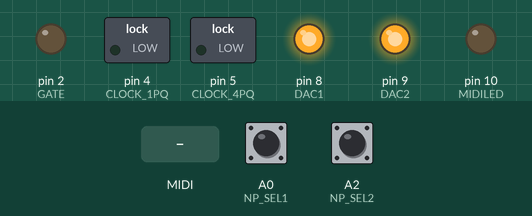
Simulated run of this sketch. Board: Arduino Uno, built with avr-gcc and run on an emulated ATmega328P. On the bench: switched loads named in the sketch (green lamp = pin HIGH), output pins drawn as LEDs (lit = HIGH). Dashed ring = blinking. The test bench sets the inputs (shaded band); at power-on: A0 (NP_SEL1) HIGH, A2 (NP_SEL2) HIGH. MIDI output is not drawn; pins used as bus, display or sensor lines are not drawn.

Above: at 1.2 s.
1.3 s: MIDI note 36 received
At 1.47 s:
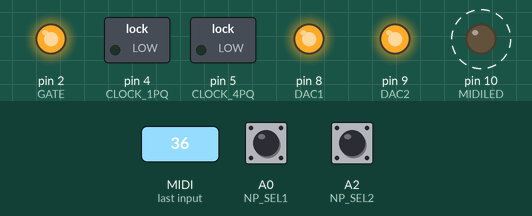
Timing chart, 0 to 4.3 s (numbered marks = the images above; inputs shaded):
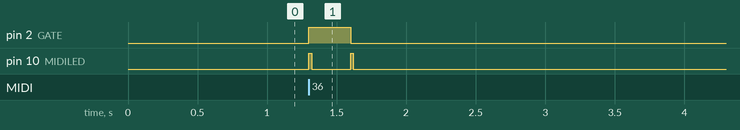

Measured:
- after the input at 1.3 s, pin 2 (GATE): LOW → HIGH at once, → LOW 0.30 s later; pin 10 (MIDILED): alternates HIGH for 0.02 s and LOW for 0.28 s, 4 changes in all, then stays LOW, starting at once

The sketch:

mcvi.ino
```cpp
// (licence header left out)
/*
  Version by Rich Holmes:
  * Some reformatting and reordering
  * Add 4 per quarter note clock
  * Listen only to selected channel
  * Ignore CC if not mod wheel

  License: GPL3 as above.
*/
#include <MIDI.h>
#include <SPI.h>

// Note priority is set by pins A0 and A2
// Highest note priority: A0 and A2 high (open)
// Lowest note priority:  A0 low (ground), A2 high (open)
// Last note priority:    A2 low (ground)

#define NP_SEL1 A0  // Note priority is set by pins A0 and A2
#define NP_SEL2 A2

#define GATE  2
#define TRIG  3
#define CLOCK_1PQ 4
#define CLOCK_4PQ 5
#define DAC1  8
#define DAC2  9
#define MIDILED 10

#define CHANNEL 1  // Use only this channel

MIDI_CREATE_DEFAULT_INSTANCE();

void setup()
{
  pinMode(NP_SEL1, INPUT_PULLUP);
  pinMode(NP_SEL2, INPUT_PULLUP);

  pinMode(GATE, OUTPUT);
  pinMode(TRIG, OUTPUT);
  pinMode(CLOCK_1PQ, OUTPUT);
  pinMode(CLOCK_4PQ, OUTPUT);
  pinMode(DAC1, OUTPUT);
  pinMode(DAC2, OUTPUT);
  pinMode(MIDILED, OUTPUT);
  digitalWrite(GATE, LOW);
  digitalWrite(TRIG, LOW);
  digitalWrite(CLOCK_1PQ, LOW);
  digitalWrite(CLOCK_4PQ, LOW);
  digitalWrite(DAC1, HIGH);
  digitalWrite(DAC2, HIGH);
  digitalWrite(MIDILED, LOW);

  SPI.begin();

  MIDI.begin(CHANNEL);

  // Set initial pitch bend voltage to 0.5V (mid point).  With Gain = 1X, this is 1023
  // Other DAC outputs will come up as 0V, so don't need to be initialized
  setVoltage(DAC2, 0, 0, 1023);
}

bool notes[88] = {0};
int8_t noteOrder[20] = {0}, orderIndx = {0};
unsigned long trigTimer = 0;

void loop()
{
  int type, noteMsg, velocity, d1, d2;
  static unsigned long clock_timer = 0, clock_timeout = 0;
  static unsigned int clock_count = 0;
  static unsigned long midiled_timer = 0;
  bool S1, S2;

  if ((midiled_timer > 0) && (millis() - midiled_timer > 20))
    {
      digitalWrite(MIDILED, LOW); // Set MIDI LED low after 20 msec
      midiled_timer = 0;
    }

  if ((trigTimer > 0) && (millis() - trigTimer > 20))
    {
      digitalWrite(TRIG, LOW); // Set trigger low after 20 msec
      trigTimer = 0;
    }

  if ((clock_timer > 0) && (millis() - clock_timer > 20))
    {
      digitalWrite(CLOCK_1PQ, LOW); // Set clock pulse low after 20 msec
      digitalWrite(CLOCK_4PQ, LOW); // Set clock pulse low after 20 msec
      clock_timer = 0;
    }

  if (MIDI.read())
    {
      digitalWrite(MIDILED, HIGH);
      midiled_timer = millis();
      byte type = MIDI.getType();
      switch (type)
	{
	case midi::ActiveSensing:
	  break;

	case midi::Clock:
	  if (millis() > clock_timeout + 300) clock_count = 0; // Prevents Clock from starting in between quarter notes after clock is restarted!
	  clock_timeout = millis();

	  // MIDI timing clock sends 24 pulses per quarter note.
	  // Sent CLOCK_1PQ pulse only once every 24 pulses
	  // Sent CLOCK_4PQ pulse only once every 6 pulses

	  if (clock_count == 0)
	    digitalWrite(CLOCK_1PQ, HIGH); // Start CLOCK_1PQ pulse
	  if (clock_count == 0 || clock_count == 6
	      || clock_count == 12 || clock_count == 18)
	    {
	      digitalWrite(CLOCK_4PQ, HIGH); // Start CLOCK_4PQ pulse
	      clock_timer = millis();
	    }
	  clock_count++;
	  if (clock_count == 24)
	    clock_count = 0;
	  break;

	case midi::NoteOn:
	case midi::NoteOff:
	  noteMsg = MIDI.getData1() - 21; // A0 = 21, Top Note = 108
	  if ((noteMsg < 0) || (noteMsg > 87))
	    break; // Only 88 notes of keyboard are supported

	  if (type == midi::NoteOn)
	    velocity = MIDI.getData2();
	  else
	    velocity  = 0;

	  if (velocity == 0)
	    notes[noteMsg] = false;
	  else
	    {
	      notes[noteMsg] = true;
	      // velocity range from 0 to 4095 mV. Left shift d2 by 5
	      // to scale from 0 to 4095, and choose gain = 2X
	      setVoltage(DAC1, 1, 1, velocity << 5); // DAC1, channel 1, gain = 2X
	    }

	  // Pins NP_SEL1 and NP_SEL2 indictate note priority
	  S1 = digitalRead(NP_SEL1);
	  S2 = digitalRead(NP_SEL2);
	  if (S1 && !S2)
	    commandTopNote(); // Highest note priority
	  else if (!S1 && S2)
	    commandBottomNote(); // Lowest note priority
	  else
	    {
	      // Last note priority
	      if (notes[noteMsg])
		{
		  // If note is on and using last note priority, add
		  // to ordered list
		  orderIndx = (orderIndx + 1) % 20;
		  noteOrder[orderIndx] = noteMsg;
		}
	      commandLastNote();
	    }
	  break;

	case midi::PitchBend:
	  // Pitch bend output from 0 to 1023 mV.  Left shift d2 by 4
	  // to scale from 0 to 2047.  With DAC gain = 1X, this will
	  // yield a range from 0 to 1023 mV.
	  d2 = MIDI.getData2(); // d2 from 0 to 127, mid point = 64
	  setVoltage(DAC2, 0, 0, d2 << 4); // DAC2, channel 0, gain = 1X
	  break;

	case midi::ControlChange:
	  d1 = MIDI.getData1();
	  if (d1 != 1) // CC 1 (mod wheel) only
	    break;

	  // CC range from 0 to 4095 mV Left shift d2 by 5 to scale
	  // from 0 to 4095, and choose gain = 2X
	  d2 = MIDI.getData2(); // From 0 to 127
	  setVoltage(DAC2, 1, 1, d2 << 5); // DAC2, channel 1, gain = 2X
	  break;

	default:
	  break;
	}
    }
}

void commandTopNote()
{
  int topNote = 0;
  bool noteActive = false;

  for (int i = 0; i < 88; i++)
    {
      if (notes[i])
	{
	  topNote = i;
	  noteActive = true;
	}
    }

  if (noteActive)
    commandNote(topNote);
  else // All notes are off, turn off gate
    digitalWrite(GATE, LOW);
}

void commandBottomNote()
{
  int bottomNote = 0;
  bool noteActive = false;

  for (int i = 87; i >= 0; i--)
    {
      if (notes[i])
	{
	  bottomNote = i;
	  noteActive = true;
	}
    }

  if (noteActive)
    commandNote(bottomNote);
  else // All notes are off, turn off gate
    digitalWrite(GATE, LOW);
}

void commandLastNote()
{

  int8_t noteIndx;

  for (int i = 0; i < 20; i++)
    {
      noteIndx = noteOrder[mod(orderIndx - i, 20)];
      if (notes[noteIndx])
	{
	  commandNote(noteIndx);
	  return;
	}
    }
  digitalWrite(GATE, LOW); // All notes are off
}

// Rescale 88 notes to 4096 mV:
//    noteMsg = 0 -> 0 mV
//    noteMsg = 87 -> 4096 mV

// DAC output will be (4095/87) = 47.069 mV per note, and 564.9655 mV
// per octave. Note that DAC output will need to be amplified by 1.77X
// for the standard 1V/octave.

#define NOTE_SF 47.069f // This value can be tuned if CV output isn't exactly 1V/octave

void commandNote(int noteMsg)
{
  digitalWrite(GATE, HIGH);
  digitalWrite(TRIG, HIGH);
  trigTimer = millis();

  unsigned int mV = (unsigned int) ((float) noteMsg * NOTE_SF + 0.5);
  setVoltage(DAC1, 0, 1, mV);  // DAC1, channel 0, gain = 2X
}

// setVoltage -- Set DAC voltage output

// dacpin: chip select pin for DAC.  Note and velocity on DAC1, pitch
// bend and CC on DAC2
//
// channel: 0 (A) or 1 (B).  Note and pitch bend on 0, velocity and CC on 2.
//
// gain: 0 = 1X, 1 = 2X.
//
// mV: integer 0 to 4095.  If gain is 1X, mV is in units of half mV
// (i.e., 0 to 2048 mV).
//
// If gain is 2X, mV is in units of mV.

void setVoltage(int dacpin, bool channel, bool gain, unsigned int mV)
{
  unsigned int command = channel ? 0x9000 : 0x1000;

  if (mV > 4095)
    mV = 4095;

  command |= gain ? 0x0000 : 0x2000;
  command |= mV;

  SPI.beginTransaction(SPISettings(8000000, MSBFIRST, SPI_MODE0));
  digitalWrite(dacpin, LOW);
  SPI.transfer(command >> 8);
  SPI.transfer(command & 0xFF);
  digitalWrite(dacpin, HIGH);
  SPI.endTransaction();
}

int mod(int a, int b)
{
  int r = a % b;
  return r < 0 ? r + b : r;
}
```
